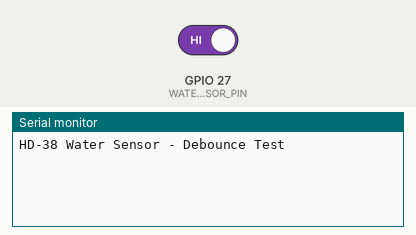
Simulated run of this sketch. Board: ESP32. Shown: the last lines printed to the serial monitor. The test bench sets the inputs (shaded band); at power-on: GPIO 27 (WATER_SENSOR_PIN) HIGH.

Above: at 1.2 s.
1.3 s: GPIO 27 (WATER_SENSOR_PIN) driven LOW
At 2.5 s:
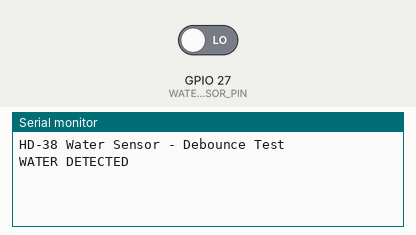
3.1 s: GPIO 27 (WATER_SENSOR_PIN) driven HIGH
At 4.8 s:
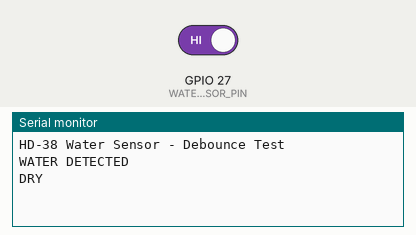

The sketch:

water_sensor_binary.ino
```cpp
const int WATER_SENSOR_PIN = 27;
const unsigned long DEBOUNCE_MS = 300;

int lastRawState;
int stableState;
unsigned long lastChangeTime = 0;

void setup() {
  Serial.begin(115200);
  pinMode(WATER_SENSOR_PIN, INPUT);

  lastRawState = digitalRead(WATER_SENSOR_PIN);
  stableState = lastRawState;
  lastChangeTime = millis();

  Serial.println("HD-38 Water Sensor - Debounce Test");
}

void loop() {
  int rawState = digitalRead(WATER_SENSOR_PIN);

  if (rawState != lastRawState) {
    lastChangeTime = millis();
    lastRawState = rawState;
  }

  if (millis() - lastChangeTime >= DEBOUNCE_MS) {
    if (stableState != rawState) {
      stableState = rawState;

      if (stableState == LOW) {
        Serial.println("WATER DETECTED");
      } else {
        Serial.println("DRY");
      }
    }
  }

  delay(10);
}
```

Measured:
- after the input at 1.3 s, the serial monitor: prints a new line after 0.31 s (image 1)
- after the input at 3.1 s, the serial monitor: prints a new line after 0.30 s (image 2)
